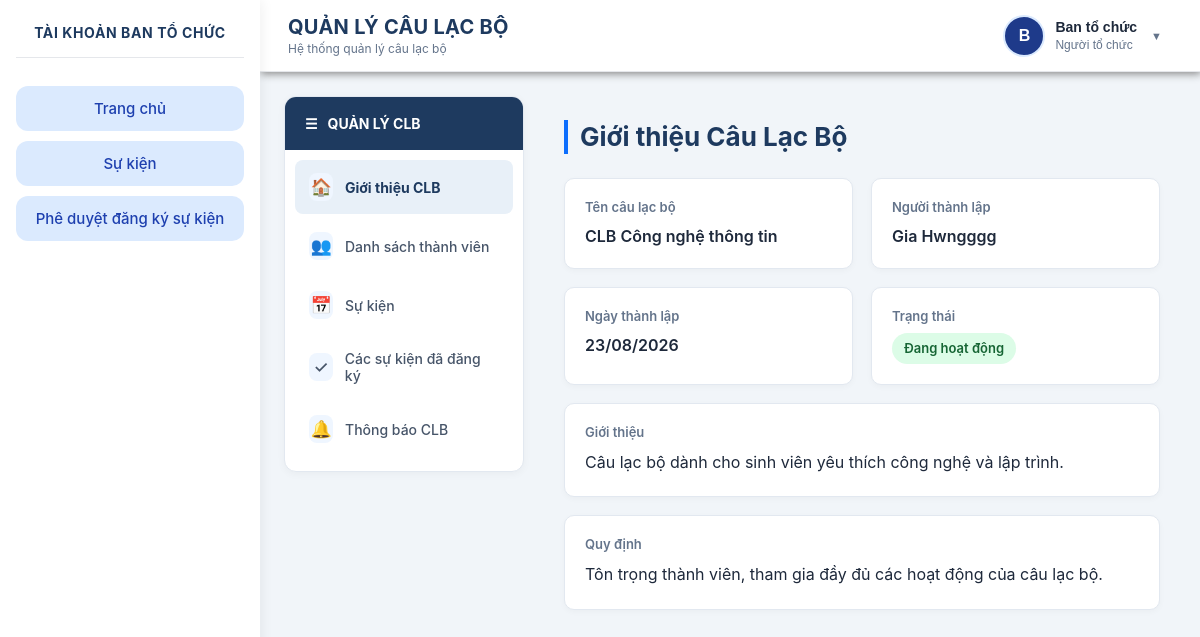
The page /member/club.php (signed in) on the database its author committed.
### tables this page shows
CREATE TABLE `clubmember` (
  `id` varchar(255) NOT NULL,
  `username` varchar(255) NOT NULL,
  `club_id` varchar(255) NOT NULL,
  `joined_at` datetime DEFAULT current_timestamp(),
  `position` varchar(255) DEFAULT NULL,
  `status` tinyint(1) DEFAULT 1,
  PRIMARY KEY (`id`),
  KEY `club_id` (`club_id`),
  KEY `username` (`username`)
);

CREATE TABLE `clubs` (
  `club_id` varchar(255) NOT NULL,
  `club_name` varchar(255) NOT NULL,
  `description` text DEFAULT NULL,
  `rule` text DEFAULT NULL,
  `logo` varchar(255) DEFAULT NULL,
  `created_by` varchar(255) DEFAULT NULL,
  `owner_id` varchar(255) DEFAULT NULL,
  `created_at` timestamp NOT NULL DEFAULT current_timestamp(),
  `status` tinyint(1) DEFAULT 1,
  PRIMARY KEY (`club_id`),
  KEY `fk_club_creator` (`created_by`),
  KEY `fk_club_owner` (`owner_id`)
);

CREATE TABLE `userinfo` (
  `username` varchar(100) NOT NULL,
  `fullname` varchar(100) DEFAULT NULL,
  `gender` varchar(100) DEFAULT NULL,
  `dob` date DEFAULT NULL,
  `email` varchar(100) DEFAULT NULL,
  `phone` varchar(100) DEFAULT NULL,
  `id_number` varchar(100) DEFAULT NULL,
  `avt_links` varchar(250) DEFAULT NULL,
  PRIMARY KEY (`username`)
);

### member/club.php (the view, shortened to what this page needs)
<?php
require_once "../includes/headers.php";
$user = $_SESSION['user'] ?? [];
$database = new Database();
$db = $database->getConnection();
$sql = "
    select cm.*,
            c.*,
            ui.fullname
    from clubmember as cm
    join clubs as c
    join userinfo as ui
    where cm.username = :username and cm.club_id = c.club_id and c.created_by = ui.username;
";
$stmt = $db->prepare($sql);
$stmt->execute([':username' => $user['username']]);
$club = $stmt->fetch(PDO::FETCH_ASSOC);
$createdAt = !empty($club['created_at'])
    ? date('d/m/Y', strtotime($club['created_at']))
    : 'Chưa cập nhật';
?>
<link rel="stylesheet" href="css/club.css">
<div class="club-layout">
    <aside class="club-sidebar">
        <div class="club-sidebar-title">
            <span>☰</span>
            <span>QUẢN LÝ CLB</span>
        </div>
        <nav class="club-menu">
            <a href="club.php" class="club-menu-item active">
                <span class="menu-icon">🏠</span>
                <span>Giới thiệu CLB</span>
            </a>
            <a href="club_member.php" class="club-menu-item">
                <span class="menu-icon">👥</span>
                <span>Danh sách thành viên</span>
            </a>
            <a href="events.php" class="club-menu-item">
                <span class="menu-icon">📅</span>
                <span>Sự kiện</span>
            </a>
            <a href="registered_events.php" class="club-menu-item">
                <span class="menu-icon">✓</span>
                <span>Các sự kiện đã đăng ký</span>
            </a>
            <a href="news.php" class="club-menu-item">
                <span class="menu-icon">🔔</span>
                <span>Thông báo CLB</span>
            </a>
        </nav>
    </aside>
    <main class="club-content">
        <div class="club-intro">
            <h2>Giới thiệu Câu Lạc Bộ</h2>
            <div class="club-grid">
                <div class="club-card">
                    <div class="club-label">
                        Tên câu lạc bộ
                    </div>
                    <div class="club-value">
                        <?= htmlspecialchars(
                            $club['club_name'] ?? 'Chưa cập nhật'
                        ) ?>
                    </div>
                </div>
                <div class="club-card">
                    <div class="club-label">
                        Người thành lập
                    </div>
                    <?php if (!empty($club['created_by'])): ?>
                    <b class="club-value">
                        <?= htmlspecialchars(
                                $club['fullname'] ?? 'Chưa cập nhật'
                            ) ?>
                    </b>
                    <?php else: ?>
                    <b class="club-value">
                        Không có chủ nhiệm
                    </b>
                    <?php endif; ?>
                </div>
                <div class="club-card">
                    <div class="club-label">
                        Ngày thành lập
                    </div>
                    <div class="club-value">
                        <?= $createdAt ?>
                    </div>
                </div>
                <div class="club-card">
                    <div class="club-label">
                        Trạng thái
                    </div>
                    <div class="club-value">
                        <?php if ($club['status'] == 1): ?>
                        <span class="club-status active">
                            Đang hoạt động
                        </span>
                        <?php else: ?>
                        <span class="club-status inactive">
                            Ngừng hoạt động
                        </span>
                        <?php endif; ?>
                    </div>
                </div>
                <div class="club-card full">
                    <div class="club-label">
                        Giới thiệu
                    </div>
                    <div class="club-value normal">
                        <?= nl2br( htmlspecialchars( $club['description'] ?? 'Chưa có giới thiệu' ) ) ?>
                    </div>
                </div>
                <div class="club-card full">
                    <div class="club-label">
                        Quy định
                    </div>
                    <div class="club-value normal">
                        <?= nl2br( htmlspecialchars( $club['rule'] ?? 'Chưa có quy định' ) ) ?>
                    </div>
                </div>
            </div>
        </div>
    </main>
</div>
</main>
</div>
</div>
<?php require_once "../includes/footer.php"; ?>
<?php require_once "../includes/footer.php"; ?>

### member/css/club.css (style rules this page uses)
.club-intro { max-width: 1100px; margin: 0 auto; padding: 24px 16px; font-family: -apple-system, BlinkMacSystemFont, "Segoe UI", Roboto, "Helvetica Neue", Arial, sans-serif; color: #212529; }
.club-intro h2 { font-size: 1.35rem; font-weight: 700; margin: 0 0 24px 0; padding-left: 12px; border-left: 4px solid #0d6efd; line-height: 1.3; }
.club-grid { display: grid; grid-template-columns: 1fr 1fr; gap: 16px; }
.club-card { background: #fff; border: 1px solid #e9ecef; border-radius: 10px; padding: 16px 18px; box-shadow: 0 1px 3px rgba(0,0,0,0.04); }
.club-card.full { grid-column: 1 / -1; }
.club-label { font-size: 0.8rem; color: #6c757d; margin-bottom: 6px; font-weight: 500; }
.club-value { font-size: 0.95rem; font-weight: 600; color: #212529; line-height: 1.5; word-break: break-word; }
.club-value.normal { font-weight: 400; white-space: pre-line; }
.club-layout { display: flex; gap: 24px; width: 100%; align-items: flex-start; }
.club-sidebar { width: 240px; min-width: 240px; background: #ffffff; border-radius: 12px; border: 1px solid #e2e8f0; overflow: hidden; box-shadow: 0 2px 8px rgba(0, 0, 0, 0.04); }
.club-sidebar-title { display: flex; align-items: center; gap: 10px; padding: 18px 20px; background: #1e3a5f; color: white; font-size: 14px; font-weight: 700; }
.club-menu { padding: 10px; }
.club-menu-item { display: flex; align-items: center; gap: 12px; padding: 13px 14px; margin-bottom: 5px; border-radius: 8px; color: #475569; text-decoration: none; font-size: 14px; font-weight: 500; transition: all 0.2s ease; }
.menu-icon { width: 24px; display: flex; align-items: center; justify-content: center; font-size: 17px; }
.club-menu-item.active { background: #e8f0f8; color: #1e3a5f; font-weight: 700; }
.club-content { flex: 1; min-width: 0; }
.club-intro { width: 100%; }
.club-intro h2 { margin-top: 0; margin-bottom: 24px; color: #1e3a5f; font-size: 26px; font-weight: 700; }
.club-grid { display: grid; grid-template-columns: repeat(2, 1fr); gap: 18px; }
.club-card { background: #ffffff; border: 1px solid #e2e8f0; border-radius: 10px; padding: 20px; box-shadow: 0 2px 6px rgba(0, 0, 0, 0.03); }
.club-label { margin-bottom: 9px; color: #64748b; font-size: 13px; font-weight: 600; }
.club-value { color: #1e293b; font-size: 16px; font-weight: 600; }
.club-value.normal { font-weight: 400; line-height: 1.7; white-space: normal; }
.club-status { display: inline-block; padding: 6px 12px; border-radius: 20px; font-size: 13px; font-weight: 600; }
.club-status.active { background: #dcfce7; color: #166534; }

### includes/headers.php (style rules this page uses)
* { margin: 0; padding: 0; box-sizing: border-box; }
html, body { height: 100%; font-family: -apple-system, BlinkMacSystemFont, "Segoe UI", Roboto, "Helvetica Neue", Arial, sans-serif; background: #f1f5f9; }

### includes/navbar.php (style rules this page uses)
.menu-icon { width: 28px; height: 28px; display: flex; align-items: center; justify-content: center; background: #eff6ff; border-radius: 8px; font-size: 14px; }

### rows shown on the page
clubmember: club.club_name "CLB Công nghệ thông tin", userinfo.fullname "Gia Hwngggg", club.created_at "23/08/2026", club.description "Câu lạc bộ dành cho sinh viên yêu thích công nghệ và lập trình.", club.rule "Tôn trọng thành viên, tham gia đầy đủ các hoạt động của câu lạc bộ."

### other values the page prints
substr($fullName, 0, 1) "B"
$fullName "Ban tổ chức"
$sidebarTitle "TÀI KHOẢN BAN TỔ CHỨC"
